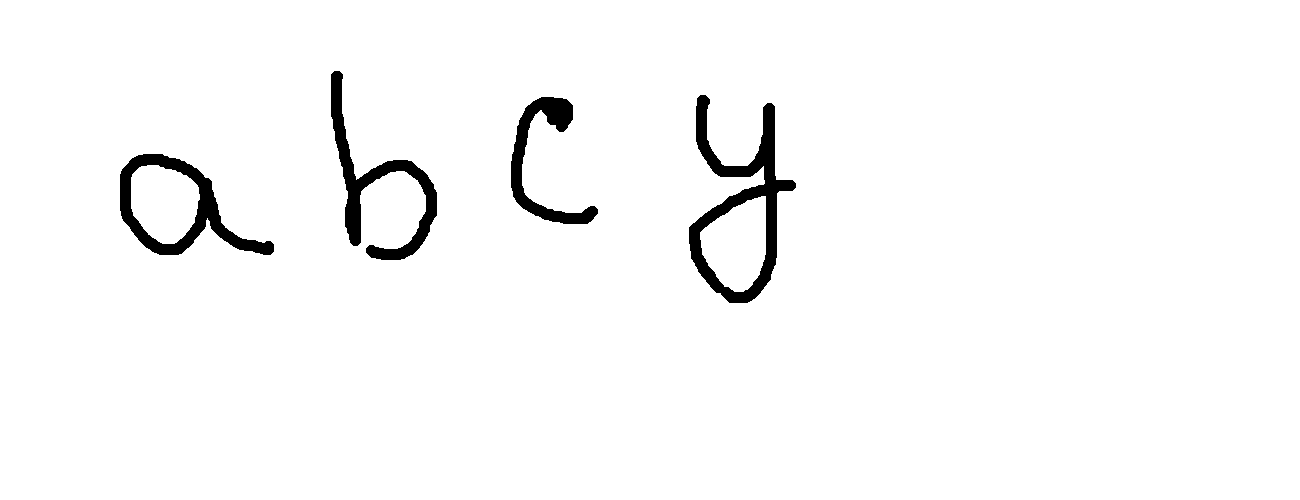
#> input picture image_canvas/image.png, 1300 x 500 px
$ python -i image_preprocessing.py   (imports and definitions only)
#> lines starting #> are read from the running program, lines starting #| are printed output that depends on the picture; after the words box and inside, x2 and y2 are one past the last pixel; in counts of white or black regions, pixels touching at a corner belong together
# Pre-Processing the Image

import cv2
from matplotlib import pyplot as plt


def image_preprocessing(image_file):
#> called with image_file = 'image_canvas/image.png'
    img = cv2.imread(image_file)
#> img is the input picture: shape (500, 1300, 3); 97.3% white; 4 black regions, box (x1, y1, x2, y2) and area: (689, 95, 796, 303) 6009, (331, 71, 437, 260) 4368, (120, 154, 274, 255) 4122, (511, 97, 598, 224) 2940

    # %%
    def display(im_path) :
        dpi = 80
        im_data = plt.imread(im_path)

        if(len(im_data.shape) == 2):
            height, width = im_data.shape
        else :
            height, width, depth = im_data.shape


        figsize = width / float(dpi), height / float(dpi)
        fig = plt.figure(figsize=figsize)
        ax = fig.add_axes([0,0,1,1])

        ax.axis('off')
        ax.imshow(im_data,cmap='gray')
        plt.show()

    # %%
    # display(image_file)

    # %% [markdown]
    # inverted image

    # %%
    inverted_img=cv2.bitwise_not(img)
    cv2.imwrite("temp/inverted.jpg", inverted_img)


    # %%
    # display("temp/inverted.jpg")

    # %% [markdown]
    # rescaling

    # %% [markdown]
    # binarizatoin

    # %%
    def grayscale(image):
        return cv2.cvtColor(image,cv2.COLOR_BGR2GRAY)

    # %%
    gray_img = grayscale(img)
    cv2.imwrite('temp/gray.jpg',gray_img)

    # %%
    # display('temp/gray.jpg')

    # %%
    thresh, im_bw = cv2.threshold(gray_img, 100, 300, cv2.THRESH_BINARY)
    cv2.imwrite('temp/bw.jpg',im_bw)

    # %%
    # display('temp/bw.jpg')

    # %% [markdown]
    # noise removal

    # %%
    def noise_removal(image):
        import numpy as np
        kernel = np.ones((1,1), np.uint8)
        image = cv2.dilate(image, kernel, iterations=1)
        kernel = np.ones((1,1),np.uint8)
        image = cv2.erode(image, kernel, iterations=1)
        image=cv2.morphologyEx(image,cv2.MORPH_CLOSE,kernel)
        # image = cv2.medianBlur(image,1)
        return (image)

    # %%
    no_noise = noise_removal(im_bw)
    cv2.imwrite('temp/no_noise.jpg',no_noise)

    # %%
    # display('temp/no_noise.jpg')

    # %% [markdown]
    # dialation and erosion

    # %%
    import numpy as np
    def thin_font(image):

        inverted_image = cv2.bitwise_not(image)

        kernel = np.ones((3,5), np.uint8)
        thinned_image = cv2.erode(inverted_image, kernel, iterations=2)
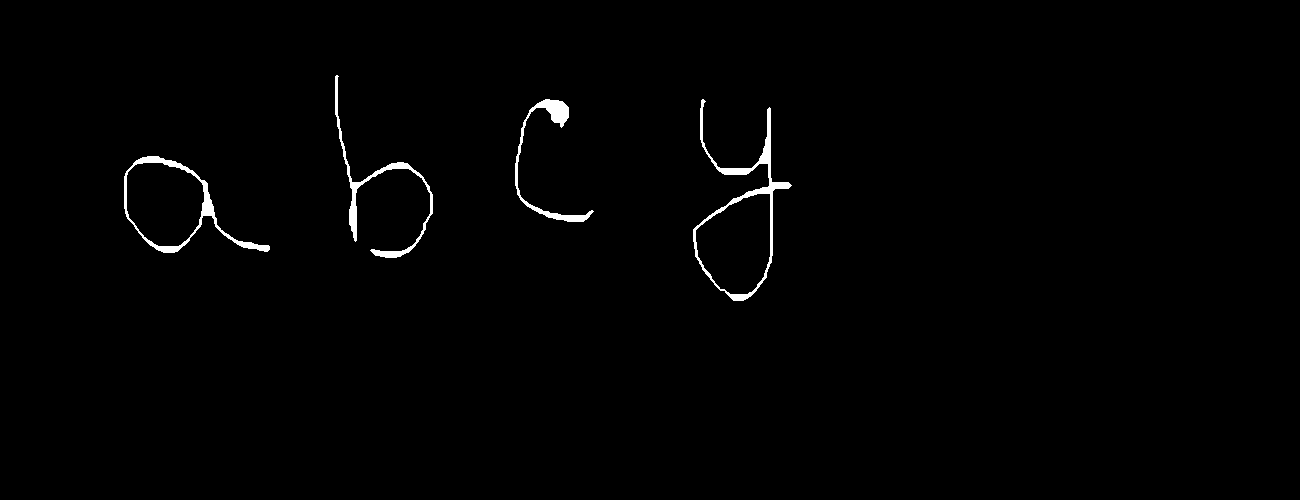
#> thinned_image: shape (500, 1300); 0.94% white; 4 white regions, box (x1, y1, x2, y2) and area: (693, 99, 792, 301) 2011, (124, 156, 270, 253) 1482, (335, 75, 433, 258) 1422, (515, 99, 594, 222) 1179

        thinned_image = cv2.bitwise_not(thinned_image)
        return thinned_image


    # %%
    eroded_img = thin_font(no_noise)
    # eroded_img = no_noise
    cv2.imwrite('temp/eroded.jpg',eroded_img)

    # %%
    # display('temp/eroded.jpg')

    # %%
    def thick_font(image):
        import numpy as np
        image = cv2.bitwise_not(image)
        kernel = np.ones((2,3),np.uint8)
        image = cv2.dilate(image, kernel, iterations=1)
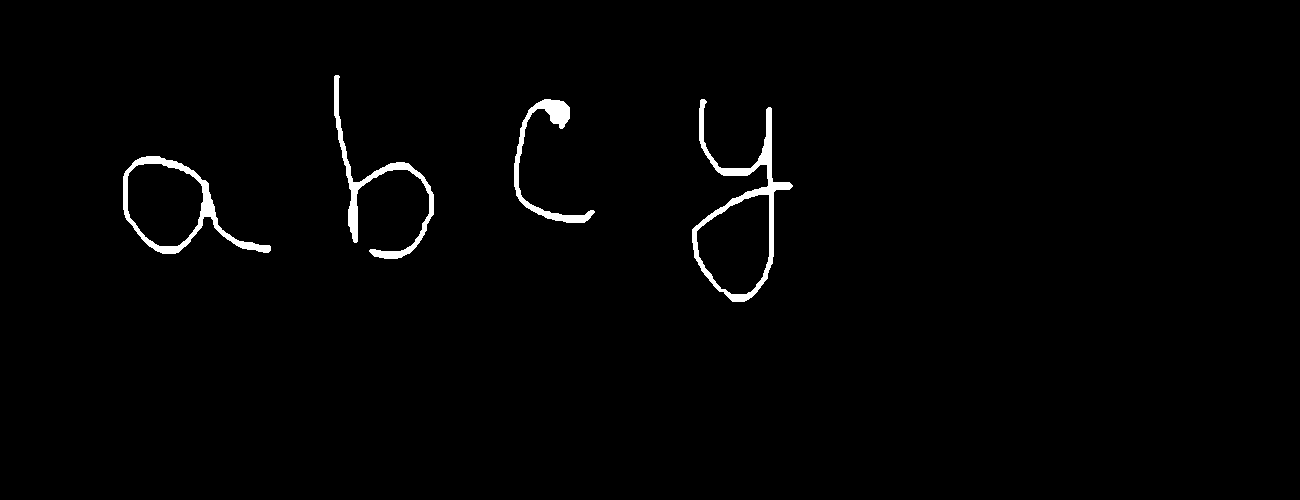
#> image: shape (500, 1300); 1.4% white; 4 white regions, box (x1, y1, x2, y2) and area: (692, 99, 793, 302) 3004, (334, 75, 434, 259) 2143, (123, 156, 271, 254) 2137, (514, 99, 595, 223) 1607
        image = cv2.bitwise_not(image)
        return (image)

    # %%
    dialated_img = thick_font(eroded_img)
    cv2.imwrite('temp/dialated.jpg', dialated_img)

    # %%
    # display('temp/dialated.jpg')

    # %% [markdown]
    # removing border

    # %%
    def remove_border(image):
        contours, heiarchy = cv2.findContours(image, cv2.RETR_EXTERNAL, cv2.CHAIN_APPROX_SIMPLE)
#> contours = [[[0, 0], [0, 499], [1299, 499], [1299, 0]]]; heiarchy = [[-1, -1, -1, -1]]
        cntSorted =sorted(contours, key=lambda x:cv2.contourArea(x))
#> cntSorted = [[[0, 0], [0, 499], [1299, 499], [1299, 0]]]
        cnt = cntSorted[-1]
#> cnt = [[0, 0], [0, 499], [1299, 499], [1299, 0]]
        x,y,w,h = cv2.boundingRect(cnt)
#> x = 0; y = 0; w = 1300; h = 500
        crop = image[y:y+h, x:x+w]
        return (crop)

    # %%
    no_borders = remove_border(dialated_img)
    cv2.imwrite('temp/no_borders.jpg',no_borders)
    # display('temp/no_borders.jpg')

    # %% [markdown]
    # missing borders

    # %%
    color = [255,255,255]
    top, bottom, left, right = [150]*4

    # %%
    image_with_border = cv2.copyMakeBorder(no_borders, top, bottom, left, right, cv2.BORDER_CONSTANT, value=color)
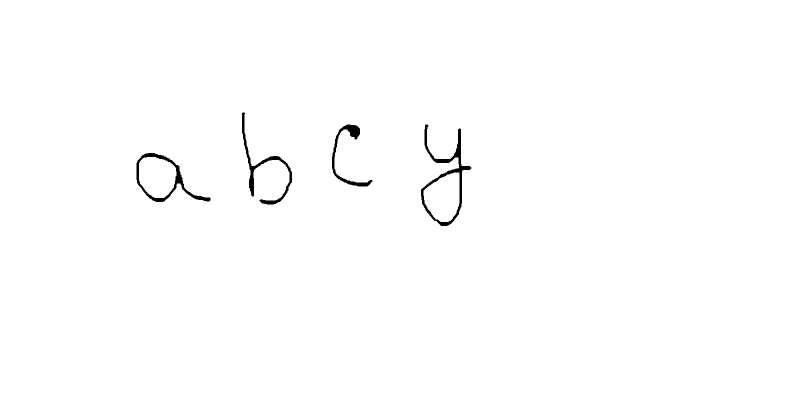
#> image_with_border: shape (800, 1600) (shown at 1/2 size); 99.3% white; 4 black regions, box (x1, y1, x2, y2) and area: (842, 249, 943, 452) 3004, (484, 225, 584, 409) 2143, (273, 306, 421, 404) 2137, (664, 249, 745, 373) 1607
    cv2.imwrite('temp/image_with_border.png', image_with_border)
    # display('temp/image_with_border.png')

>>> result = image_preprocessing('image_canvas/image.png')
